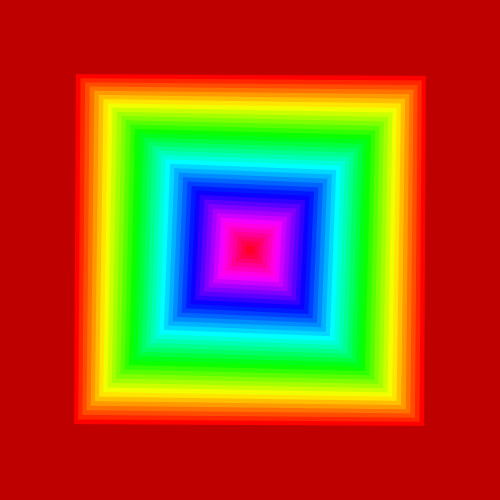
Frame 1 (no input)
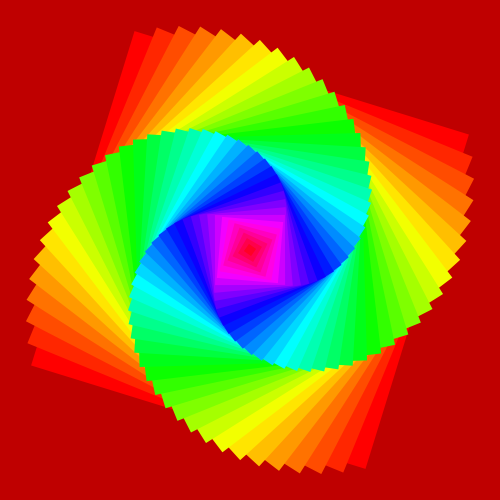
Frame 60 (the mouse pressed at the canvas centre just before this capture)
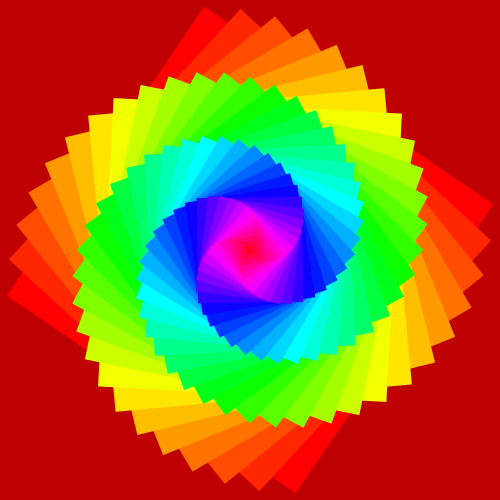
Frame 120 (the mouse held since frame 60 and released just before this capture)

The Processing sketch that drew these frames (run headless with seeded random() and noise(); from frame 60 on, the mouse is pressed at the canvas centre):

// Processing sketch: array_Rotacion
// ── array_Rotacion.pde
/*
Array and algorithmic animation example
by Francisco Zamorano, 2017
*/

int nElementos = 40;
float angulo [];
float porteInicial;


void setup() {
  angulo = new float[nElementos];
  porteInicial = 350;
  size(500, 500);
  colorMode(HSB, nElementos*360, 100, 100);

  for (int i=0; i<nElementos; i++) {
    angulo[i]= (360/nElementos)*i;
  }

  rectMode(CENTER);
  noStroke();
  strokeWeight(2);
  noFill();
  println(360/nElementos);
}

void draw() {
  background(0, 100, 75);
  float speed = frameCount*0.01;
  translate(width/2, height/2);
  rotate(speed/2);
  for (int i=0; i<nElementos; i++) {
    pushMatrix();

    rotate( radians(angulo[i] * sin(speed)) );
    fill(angulo[i]*nElementos, 100, 100);
    // stroke(angulo[i]*nElementos,100,100);

    rect(0, 0, porteInicial - (porteInicial/nElementos)*i, porteInicial - (porteInicial/nElementos)*i);
    popMatrix();
  }
}
